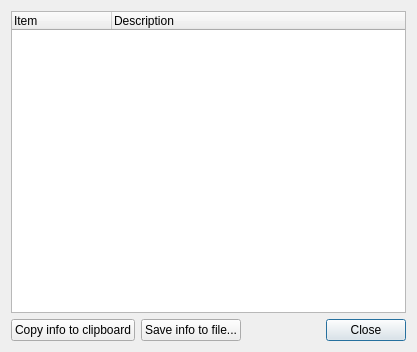
<?xml version="1.0" encoding="UTF-8"?>
<ui version="4.0">
 <class>AboutSlamDialog</class>
 <widget class="QDialog" name="AboutSlamDialog">
  <property name="geometry">
   <rect>
    <x>0</x>
    <y>0</y>
    <width>417</width>
    <height>352</height>
   </rect>
  </property>
  <property name="sizePolicy">
   <sizepolicy hsizetype="Minimum" vsizetype="Minimum">
    <horstretch>0</horstretch>
    <verstretch>0</verstretch>
   </sizepolicy>
  </property>
  <property name="windowTitle">
   <string>About SLAM Plugin</string>
  </property>
  <property name="modal">
   <bool>true</bool>
  </property>
  <layout class="QGridLayout" name="gridLayout">
   <item row="1" column="2">
    <widget class="QDialogButtonBox" name="buttonBox">
     <property name="standardButtons">
      <set>QDialogButtonBox::Close</set>
     </property>
     <property name="centerButtons">
      <bool>false</bool>
     </property>
    </widget>
   </item>
   <item row="0" column="0" colspan="3">
    <widget class="QTreeWidget" name="SlamInformation">
     <property name="alternatingRowColors">
      <bool>true</bool>
     </property>
     <property name="rootIsDecorated">
      <bool>false</bool>
     </property>
     <column>
      <property name="text">
       <string>Item</string>
      </property>
     </column>
     <column>
      <property name="text">
       <string>Description</string>
      </property>
     </column>
    </widget>
   </item>
   <item row="1" column="0">
    <widget class="QPushButton" name="copyToClipBoardButton">
     <property name="text">
      <string>Copy info to clipboard</string>
     </property>
    </widget>
   </item>
   <item row="1" column="1">
    <widget class="QPushButton" name="saveToFileButton">
     <property name="text">
      <string>Save info to file...</string>
     </property>
    </widget>
   </item>
  </layout>
 </widget>
 <resources/>
 <connections>
  <connection>
   <sender>buttonBox</sender>
   <signal>rejected()</signal>
   <receiver>AboutSlamDialog</receiver>
   <slot>reject()</slot>
   <hints>
    <hint type="sourcelabel">
     <x>208</x>
     <y>330</y>
    </hint>
    <hint type="destinationlabel">
     <x>208</x>
     <y>175</y>
    </hint>
   </hints>
  </connection>
 </connections>
</ui>
